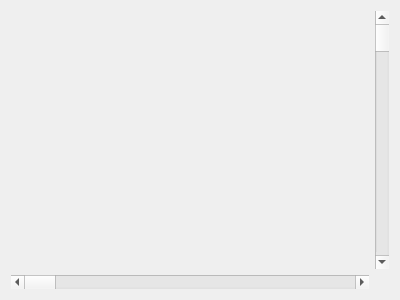
<?xml version="1.0" encoding="UTF-8"?>
<ui version="4.0">
 <class>frmScrollBar</class>
 <widget class="QWidget" name="frmScrollBar">
  <property name="geometry">
   <rect>
    <x>0</x>
    <y>0</y>
    <width>400</width>
    <height>300</height>
   </rect>
  </property>
  <property name="windowTitle">
   <string>Form</string>
  </property>
  <layout class="QGridLayout" name="gridLayout">
   <item row="0" column="0">
    <widget class="QCustomPlot" name="plot" native="true">
     <property name="sizePolicy">
      <sizepolicy hsizetype="Preferred" vsizetype="MinimumExpanding">
       <horstretch>0</horstretch>
       <verstretch>0</verstretch>
      </sizepolicy>
     </property>
    </widget>
   </item>
   <item row="0" column="1">
    <widget class="QScrollBar" name="verticalScrollBar">
     <property name="orientation">
      <enum>Qt::Vertical</enum>
     </property>
    </widget>
   </item>
   <item row="1" column="0">
    <widget class="QScrollBar" name="horizontalScrollBar">
     <property name="orientation">
      <enum>Qt::Horizontal</enum>
     </property>
    </widget>
   </item>
  </layout>
 </widget>
 <customwidgets>
  <customwidget>
   <class>QCustomPlot</class>
   <extends>QWidget</extends>
   <header>qcustomplot.h</header>
   <container>1</container>
  </customwidget>
 </customwidgets>
 <resources/>
 <connections/>
</ui>
